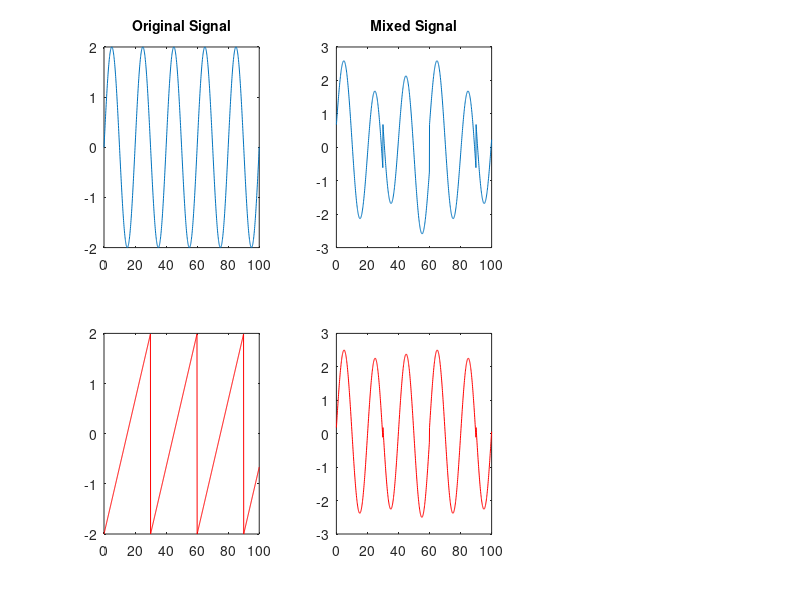

Source code (MATLAB): (Note: this script raises an error after producing the figure.)
t = 0:0.1:100;
s1 = 2*sin((1/10)*pi*t);
s2=2*sawtooth((1/15)*pi*t);

subplot(2,3,1);
plot(t,s1)
title('Original Signal','FontSize',10)
subplot(2,3,4);
plot(t,s2,'red')

S=[s1;s2];

[r ,c]=size(S);
%A = [0.99 -1.7; -0.46 -1.02]; 
A=randn(r,r);
X=A*S;

subplot(2,3,2);
plot(t,X(1,:))
title('Mixed Signal','FontSize',10)
subplot(2,3,5);
plot(t,X(2,:),'red')

[segnale] = fastICA(X,2);
size(segnale);
subplot(2,3,3);
plot(t,segnale(1,:))
title('Recovered Signal','FontSize',10)
subplot(2,3,6);
plot(t,segnale(2,:),'red')


